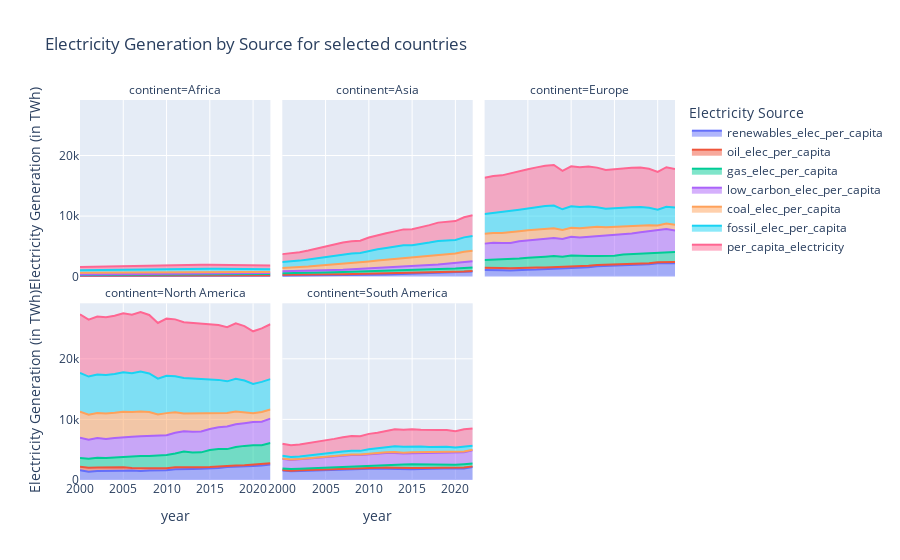

Here is the notebook cell this chart was saved with:
### Code cell
# Plotly requires the data to be in this melted format for group plotting
df_1 = data_1.melt(id_vars=["year","continent"],value_vars=['renewables_elec_per_capita','oil_elec_per_capita','gas_elec_per_capita','low_carbon_elec_per_capita','coal_elec_per_capita','fossil_elec_per_capita','per_capita_electricity'],var_name = 'Electricity Source', value_name = 'Electricity Generation (in TWh)')

# Creating a facetgrid area plot
fig_6=px.area(
    df_1,
    x='year',
    y='Electricity Generation (in TWh)',
    color='Electricity Source',
    facet_col = 'continent',
    facet_col_wrap=3,
    title=f"Electricity Generation by Source for selected countries",
    height=600
)

fig_6.update_layout(
    legend_title_text = 'Electricity Source'
        )

fig_6.show()

### Figure 1 — Plotly figure (JSON) as saved in the notebook; plotly's stock layout.template omitted (floating-point values rounded to 4 significant figures)
{"data": [{"fillpattern": {"shape": ""}, "hovertemplate": "Electricity Source=renewables_elec_per_capita<br>continent=Africa<br>year=%{x}<br>Electricity Generation (in TWh)=%{y}<extra></extra>", "legendgroup": "renewables_elec_per_capita", "line": {"color": "#636efa"}, "marker": {"symbol": "circle"}, "mode": "lines", "name": "renewables_elec_per_capita", "orientation": "v", "showlegend": true, "stackgroup": "1", "type": "scatter", "x": [2000, 2001, 2002, 2003, 2004, 2005, 2006, 2007, 2008, 2009, 2010, 2011, 2012, 2013, 2014, 2015, 2016, 2017, 2018, 2019, 2020, 2021, 2022], "xaxis": "x4", "y": [94.63, 99.24, 102.3, 97.32, 100.6, 101.2, 102.9, 102.9, 102.3, 103.7, 110.2, 110.2, 110.4, 112.1, 117.5, 118.7, 117.8, 122.9, 129.7, 135.2, 140.7, 143.1, 143.9], "yaxis": "y4"}, {"fillpattern": {"shape": ""}, "hovertemplate": "Electricity Source=renewables_elec_per_capita<br>continent=Asia<br>year=%{x}<br>Electricity Generation (in TWh)=%{y}<extra></extra>", "legendgroup": "renewables_elec_per_capita", "line": {"color": "#636efa"}, "marker": {"symbol": "circle"}, "mode": "lines", "name": "renewables_elec_per_capita", "orientation": "v", "showlegend": false, "stackgroup": "1", "type": "scatter", "x": [2000, 2001, 2002, 2003, 2004, 2005, 2006, 2007, 2008, 2009, 2010, 2011, 2012, 2013, 2014, 2015, 2016, 2017, 2018, 2019, 2020, 2021, 2022], "xaxis": "x5", "y": [163.7, 174.0, 178.8, 184.7, 212.4, 221.8, 240.8, 250.9, 284.5, 280.5, 324.8, 333.1, 381.9, 413.2, 456.7, 486.3, 521.4, 567.1, 613.5, 669.8, 711.0, 779.4, 847.6], "yaxis": "y5"}, {"fillpattern": {"shape": ""}, "hovertemplate": "Electricity Source=renewables_elec_per_capita<br>continent=Europe<br>year=%{x}<br>Electricity Generation (in TWh)=%{y}<extra></extra>", "legendgroup": "renewables_elec_per_capita", "line": {"color": "#636efa"}, "marker": {"symbol": "circle"}, "mode": "lines", "name": "renewables_elec_per_capita", "orientation": "v", "showlegend": false, "stackgroup": "1", "type": "scatter", "x": [2000, 2001, 2002, 2003, 2004, 2005, 2006, 2007, 2008, 2009, 2010, 2011, 2012, 2013, 2014, 2015, 2016, 2017, 2018, 2019, 2020, 2021, 2022], "xaxis": "x6", "y": [1101.0, 1131.0, 1055.0, 1022.0, 1124.0, 1165.0, 1177.0, 1238.0, 1301.0, 1345.0, 1445.0, 1421.0, 1579.0, 1721.0, 1763.0, 1805.0, 1854.0, 1871.0, 1996.0, 2043.0, 2231.0, 2270.0, 2238.0], "yaxis": "y6"}, {"fillpattern": {"shape": ""}, "hovertemplate": "Electricity Source=renewables_elec_per_capita<br>continent=North America<br>year=%{x}<br>Electricity Generation (in TWh)=%{y}<extra></extra>", "legendgroup": "renewables_elec_per_capita", "line": {"color": "#636efa"}, "marker": {"symbol": "circle"}, "mode": "lines", "name": "renewables_elec_per_capita", "orientation": "v", "showlegend": false, "stackgroup": "1", "type": "scatter", "x": [2000, 2001, 2002, 2003, 2004, 2005, 2006, 2007, 2008, 2009, 2010, 2011, 2012, 2013, 2014, 2015, 2016, 2017, 2018, 2019, 2020, 2021, 2022], "xaxis": "x", "y": [1600.0, 1374.0, 1502.0, 1478.0, 1474.0, 1528.0, 1555.0, 1501.0, 1583.0, 1605.0, 1606.0, 1791.0, 1755.0, 1806.0, 1844.0, 1866.0, 1991.0, 2144.0, 2170.0, 2190.0, 2318.0, 2394.0, 2574.0], "yaxis": "y"}, {"fillpattern": {"shape": ""}, "hovertemplate": "Electricity Source=renewables_elec_per_capita<br>continent=South America<br>year=%{x}<br>Electricity Generation (in TWh)=%{y}<extra></extra>", "legendgroup": "renewables_elec_per_capita", "line": {"color": "#636efa"}, "marker": {"symbol": "circle"}, "mode": "lines", "name": "renewables_elec_per_capita", "orientation": "v", "showlegend": false, "stackgroup": "1", "type": "scatter", "x": [2000, 2001, 2002, 2003, 2004, 2005, 2006, 2007, 2008, 2009, 2010, 2011, 2012, 2013, 2014, 2015, 2016, 2017, 2018, 2019, 2020, 2021, 2022], "xaxis": "x2", "y": [1552.0, 1439.0, 1492.0, 1541.0, 1578.0, 1652.0, 1708.0, 1758.0, 1754.0, 1790.0, 1806.0, 1899.0, 1855.0, 1819.0, 1741.0, 1764.0, 1816.0, 1858.0, 1916.0, 1908.0, 1923.0, 1911.0, 2131.0], "yaxis": "y2"}, {"fillpattern": {"shape": ""}, "hovertemplate": "Electricity Source=oil_elec_per_capita<br>continent=Africa<br>year=%{x}<br>Electricity Generation (in TWh)=%{y}<extra></extra>", "legendgroup": "oil_elec_per_capita", "line": {"color": "#EF553B"}, "marker": {"symbol": "circle"}, "mode": "lines", "name": "oil_elec_per_capita", "orientation": "v", "showlegend": true, "stackgroup": "1", "type": "scatter", "x": [2000, 2001, 2002, 2003, 2004, 2005, 2006, 2007, 2008, 2009, 2010, 2011, 2012, 2013, 2014, 2015, 2016, 2017, 2018, 2019, 2020, 2021, 2022], "xaxis": "x4", "y": [57.63, 56.86, 54.57, 55.36, 50.88, 56.88, 58.86, 60.12, 62.06, 64.97, 60.71, 52.55, 61.66, 68.44, 72.04, 76.5, 65.14, 59.04, 48.92, 40.45, 34.35, 39.18, 45.65], "yaxis": "y4"}, {"fillpattern": {"shape": ""}, "hovertemplate": "Electricity Source=oil_elec_per_capita<br>continent=Asia<br>year=%{x}<br>Electricity Generation (in TWh)=%{y}<extra></extra>", "legendgroup": "oil_elec_per_capita", "line": {"color": "#EF553B"}, "marker": {"symbol": "circle"}, "mode": "lines", "name": "oil_elec_per_capita", "orientation": "v", "showlegend": false, "stackgroup": "1", "type": "scatter", "x": [2000, 2001, 2002, 2003, 2004, 2005, 2006, 2007, 2008, 2009, 2010, 2011, 2012, 2013, 2014, 2015, 2016, 2017, 2018, 2019, 2020, 2021, 2022], "xaxis": "x5", "y": [175.5, 157.6, 161.0, 161.6, 158.1, 157.9, 150.1, 154.5, 150.9, 131.4, 134.7, 158.1, 164.9, 157.5, 142.2, 137.6, 130.0, 119.7, 102.2, 96.92, 91.26, 96.77, 96.78], "yaxis": "y5"}, {"fillpattern": {"shape": ""}, "hovertemplate": "Electricity Source=oil_elec_per_capita<br>continent=Europe<br>year=%{x}<br>Electricity Generation (in TWh)=%{y}<extra></extra>", "legendgroup": "oil_elec_per_capita", "line": {"color": "#EF553B"}, "marker": {"symbol": "circle"}, "mode": "lines", "name": "oil_elec_per_capita", "orientation": "v", "showlegend": false, "stackgroup": "1", "type": "scatter", "x": [2000, 2001, 2002, 2003, 2004, 2005, 2006, 2007, 2008, 2009, 2010, 2011, 2012, 2013, 2014, 2015, 2016, 2017, 2018, 2019, 2020, 2021, 2022], "xaxis": "x6", "y": [389.4, 386.4, 398.0, 376.1, 340.2, 337.4, 331.5, 295.5, 278.6, 255.0, 241.6, 253.1, 247.3, 207.0, 208.0, 211.6, 215.8, 206.0, 198.3, 184.1, 167.4, 173.8, 181.4], "yaxis": "y6"}, {"fillpattern": {"shape": ""}, "hovertemplate": "Electricity Source=oil_elec_per_capita<br>continent=North America<br>year=%{x}<br>Electricity Generation (in TWh)=%{y}<extra></extra>", "legendgroup": "oil_elec_per_capita", "line": {"color": "#EF553B"}, "marker": {"symbol": "circle"}, "mode": "lines", "name": "oil_elec_per_capita", "orientation": "v", "showlegend": false, "stackgroup": "1", "type": "scatter", "x": [2000, 2001, 2002, 2003, 2004, 2005, 2006, 2007, 2008, 2009, 2010, 2011, 2012, 2013, 2014, 2015, 2016, 2017, 2018, 2019, 2020, 2021, 2022], "xaxis": "x", "y": [605.3, 638.2, 543.8, 592.5, 577.8, 572.1, 410.1, 411.8, 363.3, 340.4, 314.1, 307.3, 307.2, 288.0, 259.2, 258.4, 249.8, 239.7, 240.4, 229.4, 204.0, 201.8, 206.2], "yaxis": "y"}, {"fillpattern": {"shape": ""}, "hovertemplate": "Electricity Source=oil_elec_per_capita<br>continent=South America<br>year=%{x}<br>Electricity Generation (in TWh)=%{y}<extra></extra>", "legendgroup": "oil_elec_per_capita", "line": {"color": "#EF553B"}, "marker": {"symbol": "circle"}, "mode": "lines", "name": "oil_elec_per_capita", "orientation": "v", "showlegend": false, "stackgroup": "1", "type": "scatter", "x": [2000, 2001, 2002, 2003, 2004, 2005, 2006, 2007, 2008, 2009, 2010, 2011, 2012, 2013, 2014, 2015, 2016, 2017, 2018, 2019, 2020, 2021, 2022], "xaxis": "x2", "y": [101.8, 102.6, 102.5, 99.45, 112.8, 121.2, 126.0, 165.1, 195.5, 182.6, 190.3, 191.4, 203.0, 214.5, 230.1, 227.6, 183.0, 148.8, 127.5, 108.6, 98.02, 136.0, 118.0], "yaxis": "y2"}, {"fillpattern": {"shape": ""}, "hovertemplate": "Electricity Source=gas_elec_per_capita<br>continent=Africa<br>year=%{x}<br>Electricity Generation (in TWh)=%{y}<extra></extra>", "legendgroup": "gas_elec_per_capita", "line": {"color": "#00cc96"}, "marker": {"symbol": "circle"}, "mode": "lines", "name": "gas_elec_per_capita", "orientation": "v", "showlegend": true, "stackgroup": "1", "type": "scatter", "x": [2000, 2001, 2002, 2003, 2004, 2005, 2006, 2007, 2008, 2009, 2010, 2011, 2012, 2013, 2014, 2015, 2016, 2017, 2018, 2019, 2020, 2021, 2022], "xaxis": "x4", "y": [112.2, 120.3, 134.7, 140.5, 155.9, 163.1, 172.6, 178.9, 183.8, 183.0, 207.4, 218.8, 237.5, 234.8, 237.1, 240.7, 250.9, 257.0, 264.6, 270.0, 261.3, 269.2, 252.4], "yaxis": "y4"}, {"fillpattern": {"shape": ""}, "hovertemplate": "Electricity Source=gas_elec_per_capita<br>continent=Asia<br>year=%{x}<br>Electricity Generation (in TWh)=%{y}<extra></extra>", "legendgroup": "gas_elec_per_capita", "line": {"color": "#00cc96"}, "marker": {"symbol": "circle"}, "mode": "lines", "name": "gas_elec_per_capita", "orientation": "v", "showlegend": false, "stackgroup": "1", "type": "scatter", "x": [2000, 2001, 2002, 2003, 2004, 2005, 2006, 2007, 2008, 2009, 2010, 2011, 2012, 2013, 2014, 2015, 2016, 2017, 2018, 2019, 2020, 2021, 2022], "xaxis": "x5", "y": [249.3, 265.5, 278.4, 299.6, 315.3, 327.5, 346.6, 370.1, 383.6, 395.7, 434.2, 442.6, 469.7, 469.6, 502.9, 508.9, 532.4, 556.6, 564.0, 549.8, 554.5, 574.6, 580.0], "yaxis": "y5"}, {"fillpattern": {"shape": ""}, "hovertemplate": "Electricity Source=gas_elec_per_capita<br>continent=Europe<br>year=%{x}<br>Electricity Generation (in TWh)=%{y}<extra></extra>", "legendgroup": "gas_elec_per_capita", "line": {"color": "#00cc96"}, "marker": {"symbol": "circle"}, "mode": "lines", "name": "gas_elec_per_capita", "orientation": "v", "showlegend": false, "stackgroup": "1", "type": "scatter", "x": [2000, 2001, 2002, 2003, 2004, 2005, 2006, 2007, 2008, 2009, 2010, 2011, 2012, 2013, 2014, 2015, 2016, 2017, 2018, 2019, 2020, 2021, 2022], "xaxis": "x6", "y": [1247.0, 1279.0, 1338.0, 1430.0, 1526.0, 1612.0, 1639.0, 1759.0, 1829.0, 1695.0, 1824.0, 1740.0, 1573.0, 1473.0, 1409.0, 1449.0, 1587.0, 1645.0, 1610.0, 1704.0, 1600.0, 1664.0, 1666.0], "yaxis": "y6"}, {"fillpattern": {"shape": ""}, "hovertemplate": "Electricity Source=gas_elec_per_capita<br>continent=North America<br>year=%{x}<br>Electricity Generation (in TWh)=%{y}<extra></extra>", "legendgroup": "gas_elec_per_capita", "line": {"color": "#00cc96"}, "marker": {"symbol": "circle"}, "mode": "lines", "name": "gas_elec_per_capita", "orientation": "v", "showlegend": false, "stackgroup": "1", "type": "scatter", "x": [2000, 2001, 2002, 2003, 2004, 2005, 2006, 2007, 2008, 2009, 2010, 2011, 2012, 2013, 2014, 2015, 2016, 2017, 2018, 2019, 2020, 2021, 2022], "xaxis": "x", "y": [1439.0, 1509.0, 1625.0, 1551.0, 1679.0, 1743.0, 1897.0, 2060.0, 2012.0, 2085.0, 2213.0, 2270.0, 2639.0, 2452.0, 2456.0, 2823.0, 2881.0, 2715.0, 3037.0, 3210.0, 3232.0, 3148.0, 3318.0], "yaxis": "y"}, {"fillpattern": {"shape": ""}, "hovertemplate": "Electricity Source=gas_elec_per_capita<br>continent=South America<br>year=%{x}<br>Electricity Generation (in TWh)=%{y}<extra></extra>", "legendgroup": "gas_elec_per_capita", "line": {"color": "#00cc96"}, "marker": {"symbol": "circle"}, "mode": "lines", "name": "gas_elec_per_capita", "orientation": "v", "showlegend": false, "stackgroup": "1", "type": "scatter", "x": [2000, 2001, 2002, 2003, 2004, 2005, 2006, 2007, 2008, 2009, 2010, 2011, 2012, 2013, 2014, 2015, 2016, 2017, 2018, 2019, 2020, 2021, 2022], "xaxis": "x2", "y": [252.5, 273.6, 267.9, 287.3, 328.3, 316.8, 314.8, 313.4, 352.7, 321.8, 410.7, 375.9, 483.7, 566.0, 596.4, 607.8, 569.5, 558.1, 534.7, 549.9, 498.5, 565.8, 454.8], "yaxis": "y2"}, {"fillpattern": {"shape": ""}, "hovertemplate": "Electricity Source=low_carbon_elec_per_capita<br>continent=Africa<br>year=%{x}<br>Electricity Generation (in TWh)=%{y}<extra></extra>", "legendgroup": "low_carbon_elec_per_capita", "line": {"color": "#ab63fa"}, "marker": {"symbol": "circle"}, "mode": "lines", "name": "low_carbon_elec_per_capita", "orientation": "v", "showlegend": true, "stackgroup": "1", "type": "scatter", "x": [2000, 2001, 2002, 2003, 2004, 2005, 2006, 2007, 2008, 2009, 2010, 2011, 2012, 2013, 2014, 2015, 2016, 2017, 2018, 2019, 2020, 2021, 2022], "xaxis": "x4", "y": [110.5, 112.0, 116.2, 111.7, 115.4, 113.4, 113.5, 114.5, 115.3, 116.1, 123.0, 122.1, 122.0, 124.4, 129.3, 128.9, 130.0, 134.1, 138.6, 145.2, 148.0, 152.0, 151.0], "yaxis": "y4"}, {"fillpattern": {"shape": ""}, "hovertemplate": "Electricity Source=low_carbon_elec_per_capita<br>continent=Asia<br>year=%{x}<br>Electricity Generation (in TWh)=%{y}<extra></extra>", "legendgroup": "low_carbon_elec_per_capita", "line": {"color": "#ab63fa"}, "marker": {"symbol": "circle"}, "mode": "lines", "name": "low_carbon_elec_per_capita", "orientation": "v", "showlegend": false, "stackgroup": "1", "type": "scatter", "x": [2000, 2001, 2002, 2003, 2004, 2005, 2006, 2007, 2008, 2009, 2010, 2011, 2012, 2013, 2014, 2015, 2016, 2017, 2018, 2019, 2020, 2021, 2022], "xaxis": "x5", "y": [297.9, 308.4, 314.7, 304.1, 347.7, 361.4, 382.4, 385.1, 413.4, 413.7, 463.5, 446.8, 462.7, 493.6, 542.2, 581.8, 627.2, 677.7, 736.1, 811.3, 853.7, 934.9, 1010.0], "yaxis": "y5"}, {"fillpattern": {"shape": ""}, "hovertemplate": "Electricity Source=low_carbon_elec_per_capita<br>continent=Europe<br>year=%{x}<br>Electricity Generation (in TWh)=%{y}<extra></extra>", "legendgroup": "low_carbon_elec_per_capita", "line": {"color": "#ab63fa"}, "marker": {"symbol": "circle"}, "mode": "lines", "name": "low_carbon_elec_per_capita", "orientation": "v", "showlegend": false, "stackgroup": "1", "type": "scatter", "x": [2000, 2001, 2002, 2003, 2004, 2005, 2006, 2007, 2008, 2009, 2010, 2011, 2012, 2013, 2014, 2015, 2016, 2017, 2018, 2019, 2020, 2021, 2022], "xaxis": "x6", "y": [2721.0, 2806.0, 2754.0, 2745.0, 2862.0, 2890.0, 2907.0, 2898.0, 2959.0, 2932.0, 3076.0, 3041.0, 3167.0, 3285.0, 3344.0, 3370.0, 3383.0, 3399.0, 3525.0, 3568.0, 3636.0, 3758.0, 3542.0], "yaxis": "y6"}, {"fillpattern": {"shape": ""}, "hovertemplate": "Electricity Source=low_carbon_elec_per_capita<br>continent=North America<br>year=%{x}<br>Electricity Generation (in TWh)=%{y}<extra></extra>", "legendgroup": "low_carbon_elec_per_capita", "line": {"color": "#ab63fa"}, "marker": {"symbol": "circle"}, "mode": "lines", "name": "low_carbon_elec_per_capita", "orientation": "v", "showlegend": false, "stackgroup": "1", "type": "scatter", "x": [2000, 2001, 2002, 2003, 2004, 2005, 2006, 2007, 2008, 2009, 2010, 2011, 2012, 2013, 2014, 2015, 2016, 2017, 2018, 2019, 2020, 2021, 2022], "xaxis": "x", "y": [3315.0, 3108.0, 3238.0, 3163.0, 3217.0, 3245.0, 3275.0, 3230.0, 3296.0, 3277.0, 3269.0, 3419.0, 3328.0, 3419.0, 3459.0, 3460.0, 3583.0, 3721.0, 3741.0, 3750.0, 3830.0, 3874.0, 4021.0], "yaxis": "y"}, {"fillpattern": {"shape": ""}, "hovertemplate": "Electricity Source=low_carbon_elec_per_capita<br>continent=South America<br>year=%{x}<br>Electricity Generation (in TWh)=%{y}<extra></extra>", "legendgroup": "low_carbon_elec_per_capita", "line": {"color": "#ab63fa"}, "marker": {"symbol": "circle"}, "mode": "lines", "name": "low_carbon_elec_per_capita", "orientation": "v", "showlegend": false, "stackgroup": "1", "type": "scatter", "x": [2000, 2001, 2002, 2003, 2004, 2005, 2006, 2007, 2008, 2009, 2010, 2011, 2012, 2013, 2014, 2015, 2016, 2017, 2018, 2019, 2020, 2021, 2022], "xaxis": "x2", "y": [1586.0, 1499.0, 1547.0, 1598.0, 1631.0, 1697.0, 1765.0, 1809.0, 1810.0, 1844.0, 1861.0, 1954.0, 1911.0, 1872.0, 1793.0, 1816.0, 1874.0, 1909.0, 1969.0, 1965.0, 1979.0, 1968.0, 2181.0], "yaxis": "y2"}, {"fillpattern": {"shape": ""}, "hovertemplate": "Electricity Source=coal_elec_per_capita<br>continent=Africa<br>year=%{x}<br>Electricity Generation (in TWh)=%{y}<extra></extra>", "legendgroup": "coal_elec_per_capita", "line": {"color": "#FFA15A"}, "marker": {"symbol": "circle"}, "mode": "lines", "name": "coal_elec_per_capita", "orientation": "v", "showlegend": true, "stackgroup": "1", "type": "scatter", "x": [2000, 2001, 2002, 2003, 2004, 2005, 2006, 2007, 2008, 2009, 2010, 2011, 2012, 2013, 2014, 2015, 2016, 2017, 2018, 2019, 2020, 2021, 2022], "xaxis": "x4", "y": [258.3, 258.2, 261.2, 269.5, 274.8, 270.9, 271.6, 271.4, 259.4, 243.3, 246.1, 242.7, 232.1, 222.4, 218.0, 212.0, 208.3, 203.5, 204.4, 198.7, 185.0, 178.2, 168.5], "yaxis": "y4"}, {"fillpattern": {"shape": ""}, "hovertemplate": "Electricity Source=coal_elec_per_capita<br>continent=Asia<br>year=%{x}<br>Electricity Generation (in TWh)=%{y}<extra></extra>", "legendgroup": "coal_elec_per_capita", "line": {"color": "#FFA15A"}, "marker": {"symbol": "circle"}, "mode": "lines", "name": "coal_elec_per_capita", "orientation": "v", "showlegend": false, "stackgroup": "1", "type": "scatter", "x": [2000, 2001, 2002, 2003, 2004, 2005, 2006, 2007, 2008, 2009, 2010, 2011, 2012, 2013, 2014, 2015, 2016, 2017, 2018, 2019, 2020, 2021, 2022], "xaxis": "x5", "y": [564.1, 594.1, 640.1, 712.6, 768.2, 841.8, 922.4, 1020.0, 1039.0, 1085.0, 1167.0, 1278.0, 1316.0, 1399.0, 1444.0, 1411.0, 1449.0, 1520.0, 1613.0, 1627.0, 1608.0, 1717.0, 1748.0], "yaxis": "y5"}, {"fillpattern": {"shape": ""}, "hovertemplate": "Electricity Source=coal_elec_per_capita<br>continent=Europe<br>year=%{x}<br>Electricity Generation (in TWh)=%{y}<extra></extra>", "legendgroup": "coal_elec_per_capita", "line": {"color": "#FFA15A"}, "marker": {"symbol": "circle"}, "mode": "lines", "name": "coal_elec_per_capita", "orientation": "v", "showlegend": false, "stackgroup": "1", "type": "scatter", "x": [2000, 2001, 2002, 2003, 2004, 2005, 2006, 2007, 2008, 2009, 2010, 2011, 2012, 2013, 2014, 2015, 2016, 2017, 2018, 2019, 2020, 2021, 2022], "xaxis": "x6", "y": [1625.0, 1626.0, 1649.0, 1723.0, 1666.0, 1644.0, 1712.0, 1706.0, 1630.0, 1472.0, 1478.0, 1522.0, 1599.0, 1555.0, 1436.0, 1406.0, 1305.0, 1253.0, 1186.0, 988.1, 832.2, 922.8, 962.6], "yaxis": "y6"}, {"fillpattern": {"shape": ""}, "hovertemplate": "Electricity Source=coal_elec_per_capita<br>continent=North America<br>year=%{x}<br>Electricity Generation (in TWh)=%{y}<extra></extra>", "legendgroup": "coal_elec_per_capita", "line": {"color": "#FFA15A"}, "marker": {"symbol": "circle"}, "mode": "lines", "name": "coal_elec_per_capita", "orientation": "v", "showlegend": false, "stackgroup": "1", "type": "scatter", "x": [2000, 2001, 2002, 2003, 2004, 2005, 2006, 2007, 2008, 2009, 2010, 2011, 2012, 2013, 2014, 2015, 2016, 2017, 2018, 2019, 2020, 2021, 2022], "xaxis": "x", "y": [4324.0, 4145.0, 4162.0, 4209.0, 4139.0, 4184.0, 4082.0, 4107.0, 3976.0, 3490.0, 3632.0, 3381.0, 2932.0, 3021.0, 2996.0, 2560.0, 2342.0, 2251.0, 2119.0, 1794.0, 1416.0, 1608.0, 1503.0], "yaxis": "y"}, {"fillpattern": {"shape": ""}, "hovertemplate": "Electricity Source=coal_elec_per_capita<br>continent=South America<br>year=%{x}<br>Electricity Generation (in TWh)=%{y}<extra></extra>", "legendgroup": "coal_elec_per_capita", "line": {"color": "#FFA15A"}, "marker": {"symbol": "circle"}, "mode": "lines", "name": "coal_elec_per_capita", "orientation": "v", "showlegend": false, "stackgroup": "1", "type": "scatter", "x": [2000, 2001, 2002, 2003, 2004, 2005, 2006, 2007, 2008, 2009, 2010, 2011, 2012, 2013, 2014, 2015, 2016, 2017, 2018, 2019, 2020, 2021, 2022], "xaxis": "x2", "y": [68.81, 58.45, 53.73, 54.08, 64.46, 65.61, 73.6, 81.08, 84.38, 82.07, 93.34, 99.64, 119.9, 154.7, 155.4, 157.2, 160.0, 138.2, 133.7, 139.0, 129.5, 135.7, 96.86], "yaxis": "y2"}, {"fillpattern": {"shape": ""}, "hovertemplate": "Electricity Source=fossil_elec_per_capita<br>continent=Africa<br>year=%{x}<br>Electricity Generation (in TWh)=%{y}<extra></extra>", "legendgroup": "fossil_elec_per_capita", "line": {"color": "#19d3f3"}, "marker": {"symbol": "circle"}, "mode": "lines", "name": "fossil_elec_per_capita", "orientation": "v", "showlegend": true, "stackgroup": "1", "type": "scatter", "x": [2000, 2001, 2002, 2003, 2004, 2005, 2006, 2007, 2008, 2009, 2010, 2011, 2012, 2013, 2014, 2015, 2016, 2017, 2018, 2019, 2020, 2021, 2022], "xaxis": "x4", "y": [428.1, 435.3, 450.5, 465.4, 481.6, 490.9, 503.1, 510.4, 505.2, 491.3, 514.2, 514.0, 531.2, 525.7, 527.1, 529.3, 524.3, 519.6, 517.8, 509.2, 480.6, 486.5, 466.5], "yaxis": "y4"}, {"fillpattern": {"shape": ""}, "hovertemplate": "Electricity Source=fossil_elec_per_capita<br>continent=Asia<br>year=%{x}<br>Electricity Generation (in TWh)=%{y}<extra></extra>", "legendgroup": "fossil_elec_per_capita", "line": {"color": "#19d3f3"}, "marker": {"symbol": "circle"}, "mode": "lines", "name": "fossil_elec_per_capita", "orientation": "v", "showlegend": false, "stackgroup": "1", "type": "scatter", "x": [2000, 2001, 2002, 2003, 2004, 2005, 2006, 2007, 2008, 2009, 2010, 2011, 2012, 2013, 2014, 2015, 2016, 2017, 2018, 2019, 2020, 2021, 2022], "xaxis": "x5", "y": [988.9, 1017.0, 1080.0, 1174.0, 1242.0, 1327.0, 1419.0, 1545.0, 1573.0, 1612.0, 1736.0, 1879.0, 1950.0, 2026.0, 2089.0, 2058.0, 2111.0, 2196.0, 2279.0, 2273.0, 2254.0, 2388.0, 2425.0], "yaxis": "y5"}, {"fillpattern": {"shape": ""}, "hovertemplate": "Electricity Source=fossil_elec_per_capita<br>continent=Europe<br>year=%{x}<br>Electricity Generation (in TWh)=%{y}<extra></extra>", "legendgroup": "fossil_elec_per_capita", "line": {"color": "#19d3f3"}, "marker": {"symbol": "circle"}, "mode": "lines", "name": "fossil_elec_per_capita", "orientation": "v", "showlegend": false, "stackgroup": "1", "type": "scatter", "x": [2000, 2001, 2002, 2003, 2004, 2005, 2006, 2007, 2008, 2009, 2010, 2011, 2012, 2013, 2014, 2015, 2016, 2017, 2018, 2019, 2020, 2021, 2022], "xaxis": "x6", "y": [3261.0, 3291.0, 3386.0, 3529.0, 3532.0, 3593.0, 3682.0, 3760.0, 3737.0, 3422.0, 3543.0, 3515.0, 3419.0, 3235.0, 3054.0, 3066.0, 3108.0, 3103.0, 2994.0, 2877.0, 2599.0, 2761, 2810.0], "yaxis": "y6"}, {"fillpattern": {"shape": ""}, "hovertemplate": "Electricity Source=fossil_elec_per_capita<br>continent=North America<br>year=%{x}<br>Electricity Generation (in TWh)=%{y}<extra></extra>", "legendgroup": "fossil_elec_per_capita", "line": {"color": "#19d3f3"}, "marker": {"symbol": "circle"}, "mode": "lines", "name": "fossil_elec_per_capita", "orientation": "v", "showlegend": false, "stackgroup": "1", "type": "scatter", "x": [2000, 2001, 2002, 2003, 2004, 2005, 2006, 2007, 2008, 2009, 2010, 2011, 2012, 2013, 2014, 2015, 2016, 2017, 2018, 2019, 2020, 2021, 2022], "xaxis": "x", "y": [6367.0, 6292.0, 6330.0, 6353.0, 6395.0, 6499.0, 6389.0, 6579.0, 6351.0, 5916.0, 6160.0, 5958.0, 5878.0, 5761.0, 5712.0, 5641.0, 5473.0, 5206.0, 5396.0, 5233.0, 4852.0, 4959.0, 5027.0], "yaxis": "y"}, {"fillpattern": {"shape": ""}, "hovertemplate": "Electricity Source=fossil_elec_per_capita<br>continent=South America<br>year=%{x}<br>Electricity Generation (in TWh)=%{y}<extra></extra>", "legendgroup": "fossil_elec_per_capita", "line": {"color": "#19d3f3"}, "marker": {"symbol": "circle"}, "mode": "lines", "name": "fossil_elec_per_capita", "orientation": "v", "showlegend": false, "stackgroup": "1", "type": "scatter", "x": [2000, 2001, 2002, 2003, 2004, 2005, 2006, 2007, 2008, 2009, 2010, 2011, 2012, 2013, 2014, 2015, 2016, 2017, 2018, 2019, 2020, 2021, 2022], "xaxis": "x2", "y": [423.1, 434.6, 424.1, 440.9, 505.6, 503.6, 514.5, 559.5, 632.5, 586.5, 694.4, 667.0, 806.6, 935.1, 981.9, 992.6, 912.5, 845.0, 795.9, 797.5, 726.0, 837.6, 669.6], "yaxis": "y2"}, {"fillpattern": {"shape": ""}, "hovertemplate": "Electricity Source=per_capita_electricity<br>continent=Africa<br>year=%{x}<br>Electricity Generation (in TWh)=%{y}<extra></extra>", "legendgroup": "per_capita_electricity", "line": {"color": "#FF6692"}, "marker": {"symbol": "circle"}, "mode": "lines", "name": "per_capita_electricity", "orientation": "v", "showlegend": true, "stackgroup": "1", "type": "scatter", "x": [2000, 2001, 2002, 2003, 2004, 2005, 2006, 2007, 2008, 2009, 2010, 2011, 2012, 2013, 2014, 2015, 2016, 2017, 2018, 2019, 2020, 2021, 2022], "xaxis": "x4", "y": [538.6, 547.3, 566.7, 577.0, 597.0, 604.3, 616.6, 624.9, 620.5, 607.5, 637.2, 636.1, 653.3, 650.1, 656.4, 658.2, 654.3, 653.7, 656.5, 654.3, 628.6, 638.5, 617.5], "yaxis": "y4"}, {"fillpattern": {"shape": ""}, "hovertemplate": "Electricity Source=per_capita_electricity<br>continent=Asia<br>year=%{x}<br>Electricity Generation (in TWh)=%{y}<extra></extra>", "legendgroup": "per_capita_electricity", "line": {"color": "#FF6692"}, "marker": {"symbol": "circle"}, "mode": "lines", "name": "per_capita_electricity", "orientation": "v", "showlegend": false, "stackgroup": "1", "type": "scatter", "x": [2000, 2001, 2002, 2003, 2004, 2005, 2006, 2007, 2008, 2009, 2010, 2011, 2012, 2013, 2014, 2015, 2016, 2017, 2018, 2019, 2020, 2021, 2022], "xaxis": "x5", "y": [1287.0, 1326.0, 1394.0, 1478.0, 1589.0, 1689.0, 1801.0, 1930.0, 1987.0, 2026.0, 2199.0, 2326.0, 2413.0, 2520.0, 2631.0, 2640.0, 2739.0, 2874.0, 3015.0, 3085.0, 3108.0, 3323.0, 3435.0], "yaxis": "y5"}, {"fillpattern": {"shape": ""}, "hovertemplate": "Electricity Source=per_capita_electricity<br>continent=Europe<br>year=%{x}<br>Electricity Generation (in TWh)=%{y}<extra></extra>", "legendgroup": "per_capita_electricity", "line": {"color": "#FF6692"}, "marker": {"symbol": "circle"}, "mode": "lines", "name": "per_capita_electricity", "orientation": "v", "showlegend": false, "stackgroup": "1", "type": "scatter", "x": [2000, 2001, 2002, 2003, 2004, 2005, 2006, 2007, 2008, 2009, 2010, 2011, 2012, 2013, 2014, 2015, 2016, 2017, 2018, 2019, 2020, 2021, 2022], "xaxis": "x6", "y": [5982.0, 6097.0, 6140.0, 6273.0, 6394.0, 6484.0, 6589.0, 6658.0, 6696.0, 6354.0, 6619.0, 6556.0, 6587.0, 6520.0, 6397.0, 6436.0, 6491.0, 6502, 6519.0, 6445.0, 6235.0, 6519.0, 6353.0], "yaxis": "y6"}, {"fillpattern": {"shape": ""}, "hovertemplate": "Electricity Source=per_capita_electricity<br>continent=North America<br>year=%{x}<br>Electricity Generation (in TWh)=%{y}<extra></extra>", "legendgroup": "per_capita_electricity", "line": {"color": "#FF6692"}, "marker": {"symbol": "circle"}, "mode": "lines", "name": "per_capita_electricity", "orientation": "v", "showlegend": false, "stackgroup": "1", "type": "scatter", "x": [2000, 2001, 2002, 2003, 2004, 2005, 2006, 2007, 2008, 2009, 2010, 2011, 2012, 2013, 2014, 2015, 2016, 2017, 2018, 2019, 2020, 2021, 2022], "xaxis": "x", "y": [9683.0, 9400, 9569.0, 9515.0, 9612, 9744.0, 9664.0, 9809.0, 9647.0, 9194.0, 9429.0, 9377.0, 9206.0, 9181.0, 9171.0, 9101.0, 9056.0, 8927.0, 9137.0, 8983.0, 8682.0, 8833.0, 9049.0], "yaxis": "y"}, {"fillpattern": {"shape": ""}, "hovertemplate": "Electricity Source=per_capita_electricity<br>continent=South America<br>year=%{x}<br>Electricity Generation (in TWh)=%{y}<extra></extra>", "legendgroup": "per_capita_electricity", "line": {"color": "#FF6692"}, "marker": {"symbol": "circle"}, "mode": "lines", "name": "per_capita_electricity", "orientation": "v", "showlegend": false, "stackgroup": "1", "type": "scatter", "x": [2000, 2001, 2002, 2003, 2004, 2005, 2006, 2007, 2008, 2009, 2010, 2011, 2012, 2013, 2014, 2015, 2016, 2017, 2018, 2019, 2020, 2021, 2022], "xaxis": "x2", "y": [2010.0, 1934.0, 1971.0, 2039.0, 2137.0, 2201.0, 2280.0, 2368.0, 2442.0, 2431.0, 2555.0, 2621.0, 2717.0, 2807.0, 2774.0, 2809.0, 2787.0, 2754.0, 2765.0, 2763.0, 2705.0, 2805.0, 2851.0], "yaxis": "y2"}], "layout": {"annotations": [{"font": {}, "showarrow": false, "text": "continent=North America", "x": 0.16, "xanchor": "center", "xref": "paper", "y": 0.465, "yanchor": "bottom", "yref": "paper"}, {"font": {}, "showarrow": false, "text": "continent=South America", "x": 0.5, "xanchor": "center", "xref": "paper", "y": 0.465, "yanchor": "bottom", "yref": "paper"}, {"font": {}, "showarrow": false, "text": "continent=Africa", "x": 0.16, "xanchor": "center", "xref": "paper", "y": 1.0, "yanchor": "bottom", "yref": "paper"}, {"font": {}, "showarrow": false, "text": "continent=Asia", "x": 0.5, "xanchor": "center", "xref": "paper", "y": 1.0, "yanchor": "bottom", "yref": "paper"}, {"font": {}, "showarrow": false, "text": "continent=Europe", "x": 0.84, "xanchor": "center", "xref": "paper", "y": 1.0, "yanchor": "bottom", "yref": "paper"}], "autosize": true, "legend": {"title": {"text": "Electricity Source"}, "tracegroupgap": 0}, "title": {"text": "Electricity Generation by Source for selected countries"}, "xaxis": {"anchor": "y", "autorange": true, "domain": [0, 0.32], "range": [2000, 2022], "title": {"text": "year"}, "type": "linear"}, "xaxis2": {"anchor": "y2", "autorange": true, "domain": [0.34, 0.66], "matches": "x", "range": [2000, 2022], "title": {"text": "year"}, "type": "linear"}, "xaxis3": {"anchor": "y3", "domain": [0.68, 1.0], "matches": "x", "title": {"text": "year"}}, "xaxis4": {"anchor": "y4", "autorange": true, "domain": [0, 0.32], "matches": "x", "range": [2000, 2022], "showticklabels": false, "type": "linear"}, "xaxis5": {"anchor": "y5", "autorange": true, "domain": [0.34, 0.66], "matches": "x", "range": [2000, 2022], "showticklabels": false, "type": "linear"}, "xaxis6": {"anchor": "y6", "autorange": true, "domain": [0.68, 1.0], "matches": "x", "range": [2000, 2022], "showticklabels": false, "type": "linear"}, "yaxis": {"anchor": "x", "autorange": true, "domain": [0, 0.465], "range": [0, 29160.0], "title": {"text": "Electricity Generation (in TWh)"}, "type": "linear"}, "yaxis2": {"anchor": "x2", "autorange": true, "domain": [0, 0.465], "matches": "y", "range": [0, 29160.0], "showticklabels": false, "type": "linear"}, "yaxis3": {"anchor": "x3", "domain": [0, 0.465], "matches": "y", "showticklabels": false}, "yaxis4": {"anchor": "x4", "autorange": true, "domain": [0.535, 1.0], "matches": "y", "range": [0, 29160.0], "title": {"text": "Electricity Generation (in TWh)"}, "type": "linear"}, "yaxis5": {"anchor": "x5", "autorange": true, "domain": [0.535, 1.0], "matches": "y", "range": [0, 29160.0], "showticklabels": false, "type": "linear"}, "yaxis6": {"anchor": "x6", "autorange": true, "domain": [0.535, 1.0], "matches": "y", "range": [0, 29160.0], "showticklabels": false, "type": "linear"}}}
